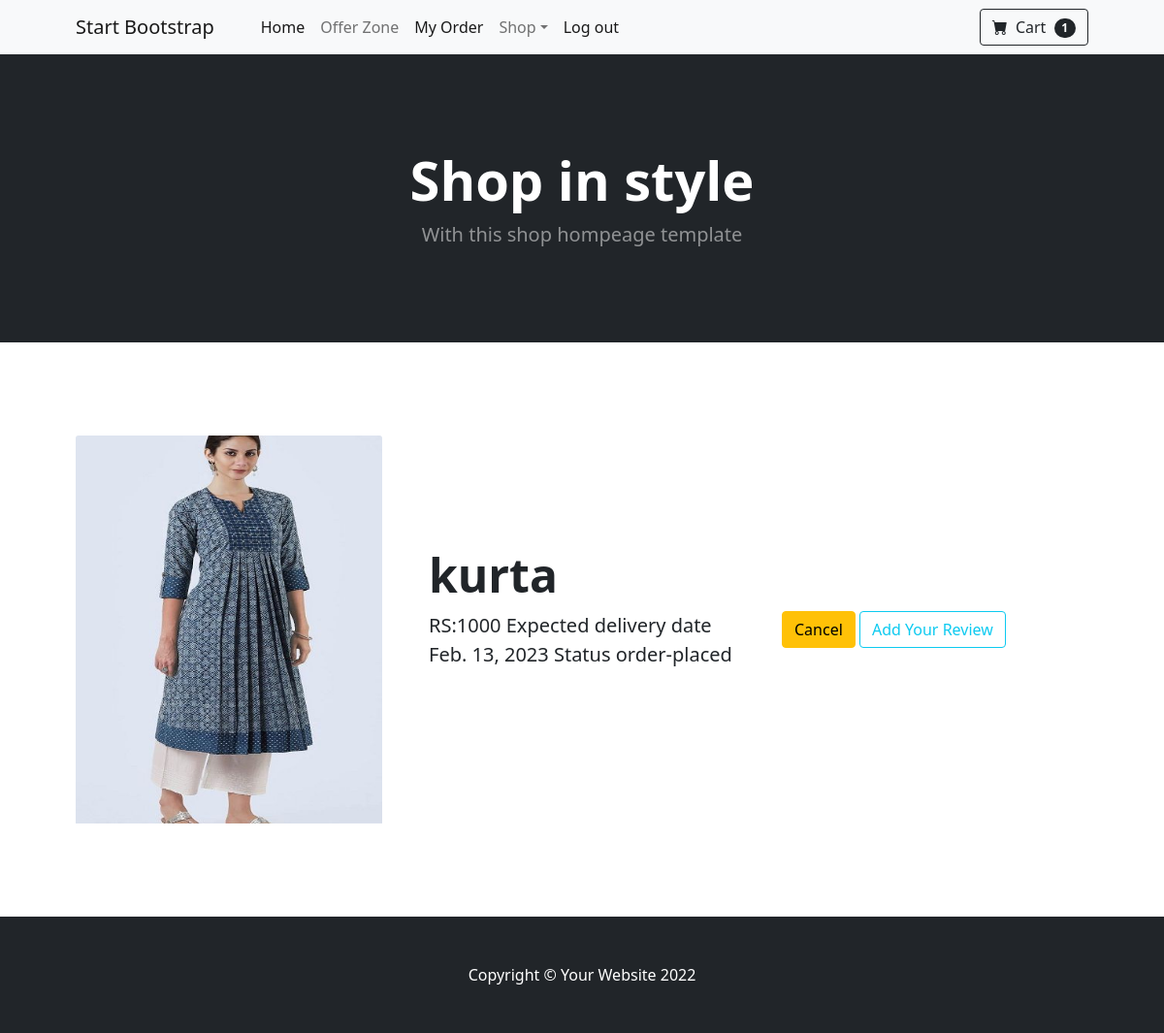
The app's page /orders/list (signed in), older data.
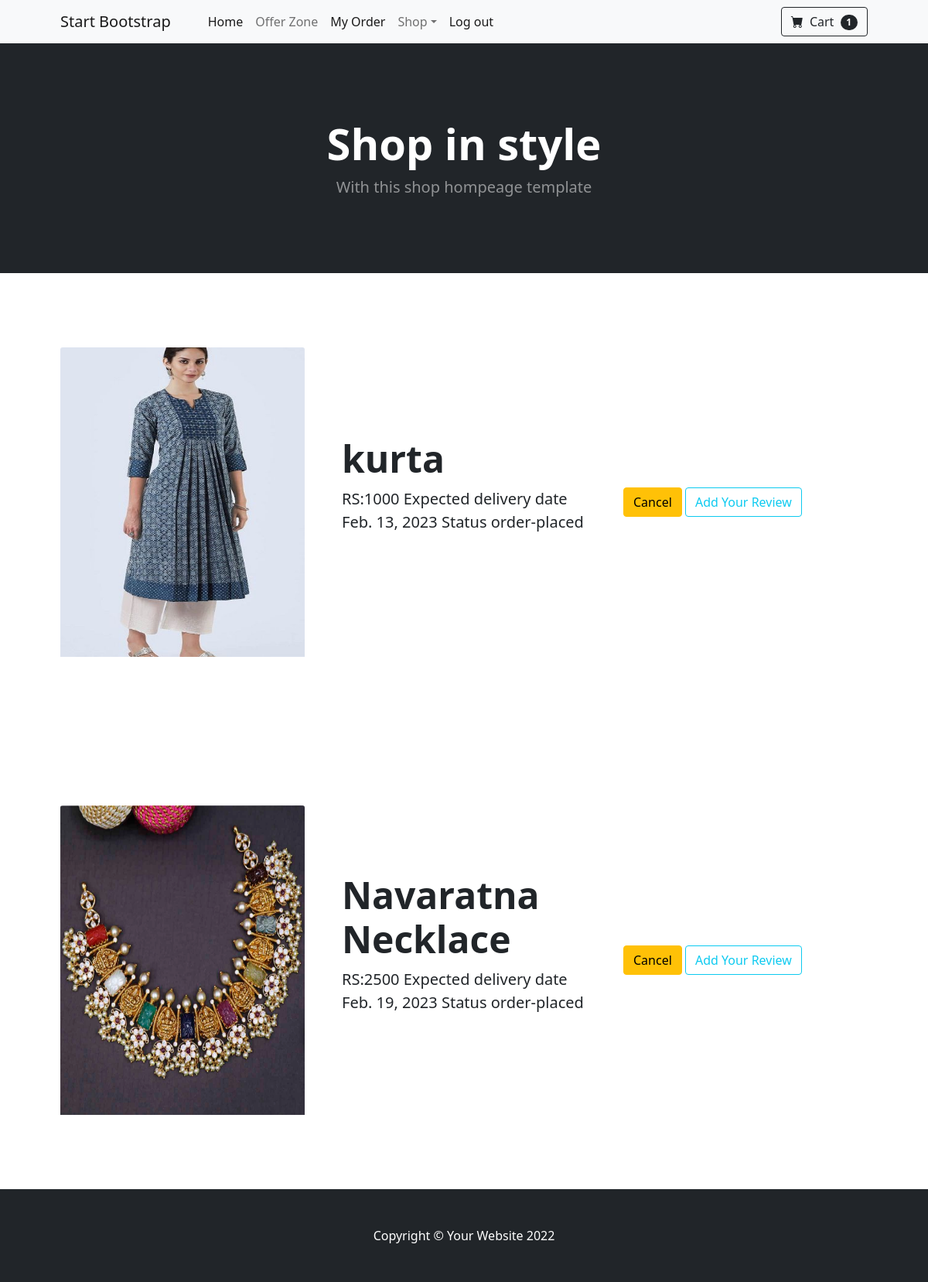
The same page, newer data.
### store/models.py (models this page shows, shortened)
class Orders(models.Model):
    product=models.ForeignKey(Products,on_delete=models.CASCADE)
    user=models.ForeignKey(User,on_delete=models.CASCADE)
    created_date=models.DateTimeField(auto_now_add=True)
    options=(
        ("shipped","shipped"),
        ("order-placed","order-placed"),
        ("in-transit","in-transit"),
        ("delivered","delivered"),
        ("cancelled","cancelled"),
        ("return","return")
    )
    status=models.CharField(max_length=200,choices=options,default="order-placed")
    curDtae=datetime.date.today()
    expDate=curDtae+datetime.timedelta(days=5)
    expected_deliverydate=models.DateField(default=expDate)
    address=models.CharField(max_length=300,null=True)

class Products(models.Model):
    product_name=models.CharField(max_length=200)
    category=models.ForeignKey(Category,on_delete=models.CASCADE)
    description=models.CharField(max_length=200)
    price=models.PositiveIntegerField()
    is_active=models.BooleanField(default=True)
    image=models.ImageField(upload_to="images",null=True,blank=True)

### customer/views.py (the view)
# urls.py: path("orders/list",views.OrderlistView.as_view(),name="order-list"),
@method_decorator(signin_required,name="dispatch")
class OrderlistView(View):
    def get(self,request,*args,**kwargs):
        qs=Orders.objects.filter(user=request.user).exclude(status="cancelled")
        return render(request,"order-list.html",{"orders":qs})

### customer/context_processors.py (called while the page is built)
def cart_count(request):
    if request.user.is_authenticated:
        cnt=Carts.objects.filter(user=request.user,status="in-cart").count()
    else:
        cnt=0
    return {"count":cnt}

### customer/views.py (called while the page is built)
def signin_required(fn):
    def wrapper(request,*args,**kwrags):
        if not request.user.is_authenticated:
            messages.error(request,"invalid session")
            return redirect("signin")
        else:
            return fn(request,*args,**kwrags)
    return wrapper

### customer/templates/order-list.html (shortened to what this page needs)
{%extends 'base.html' %}
{%block body%}
{%for o in orders%}
<section class="py-5">
    <div class="container px-4 px-lg-5 my-5">
        <div class="row gx-4 gx-lg-5 align-items-center">
            <div class="col-md-4">
                {%if o.product.image%}
                <img class="card-img-top mb-5 mb-md-0" src="{{o.product.image.url}} " alt="..." / height="400px" >
                {%else%}
                <img class="card-img-top mb-5 mb-md-0" src="https://dummyimage.com/600x700/dee2e6/6c757d.jpg" alt="..." / height="400px">
                {%endif%}
            </div>
            <div class="col-md-4">
                <h1 class="display-5 fw-bolder">{{o.product.product_name}} </h1>
                <div class="fs-5 mb-5">
                    <span>RS:{{o.product.price}}</span>
                    <span>Expected delivery date {{o.expected_deliverydate}}</span>
                    <span>Status {{o.status}}</span>
                </div>
            </div>
            <div class="col-md-4">
                <a href="{%url 'order-cancel' o.id%} " class="btn btn-warning">Cancel</a>
                <a href="{%url 'review-add' o.product.id %} " class="btn btn-outline-info">Add Your Review</a>
            </div>
        </div>
    </div>
</section>
{%endfor%}
{%endblock%}

### customer/templates/base.html (shortened to what this page needs)
<!DOCTYPE html>
{%load static%}
<html lang="en">
    <head>
        <link href="https://cdn.jsdelivr.net/npm/bootstrap-icons@1.5.0/font/bootstrap-icons.css" rel="stylesheet" />
        <link href="{%static 'css/styles.css' %} " rel="stylesheet" />
    </head>
    <body>
        <nav class="navbar navbar-expand-lg navbar-light bg-light">
            <div class="container px-4 px-lg-5">
                <a class="navbar-brand" href="#!">Start Bootstrap</a>
                <div class="collapse navbar-collapse" id="navbarSupportedContent">
                    <ul class="navbar-nav me-auto mb-2 mb-lg-0 ms-lg-4">
                        <li class="nav-item"><a class="nav-link active" aria-current="page" href="{%url 'home' %} ">Home</a></li>
                        <li class="nav-item"><a class="nav-link" href="{%url 'offers-list' %} ">Offer Zone</a></li>
                        <li class="nav-item"><a class="nav-link active" aria-current="page" href="{%url 'order-list' %} ">My Order</a></li>
                        <li class="nav-item dropdown">
                            <a class="nav-link dropdown-toggle" id="navbarDropdown" href="#" role="button" data-bs-toggle="dropdown" aria-expanded="false">Shop</a>
                        </li>
                        <li class="nav-item"><a class="nav-link active" aria-current="page" href="{%url 'signout' %} ">Log out</a></li>
                    </ul>
                    <form class="d-flex">
                        <a class="btn btn-outline-dark" href="{%url 'cart-list' %}">
                            <i class="bi-cart-fill me-1"></i>
                            Cart
                            <span class="badge bg-dark text-white ms-1 rounded-pill">{{count}} </span>
                        </a>
                    </form>
                </div>
            </div>
        </nav>
        <header class="bg-dark py-5">
            <div class="container px-4 px-lg-5 my-5">
                <div class="text-center text-white">
                    <h1 class="display-4 fw-bolder">Shop in style</h1>
                    <p class="lead fw-normal text-white-50 mb-0">With this shop hompeage template</p>
                </div>
            </div>
        </header>
        {%block body%}
        {%endblock%}
        <footer class="py-5 bg-dark">
            <div class="container"><p class="m-0 text-center text-white">Copyright &copy; Your Website 2022</p></div>
        </footer>
    </body>
</html>

Row changes from the older to the newer data that the page shows:
added Orders: product.image (picture), product.product_name "Navaratna Necklace", product.price "2500", expected_deliverydate "Feb. 19, 2023", status "order-placed"
